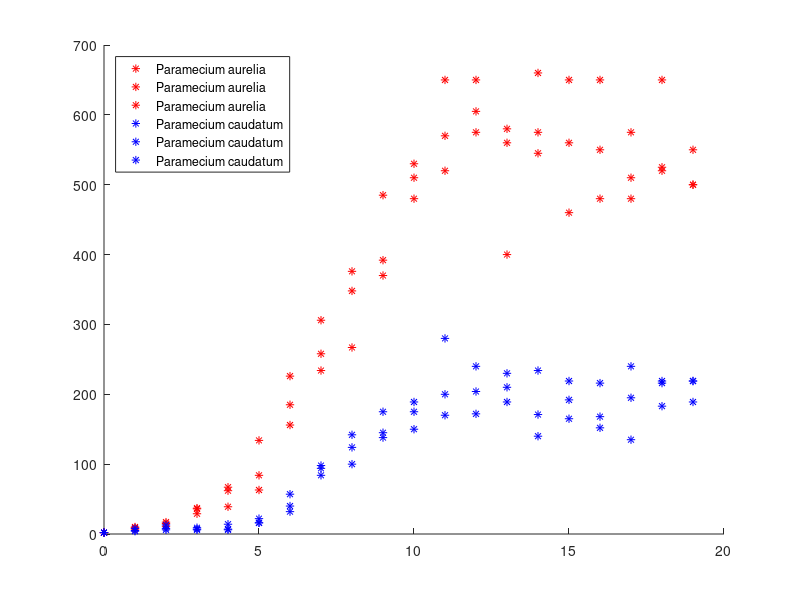
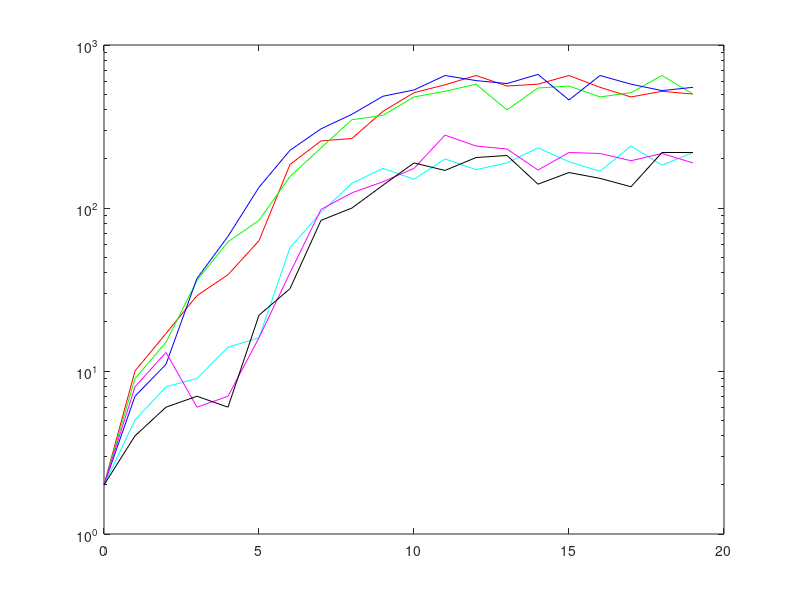

Here is the MATLAB script that generated these plots, in order: (Note: this script raises an error after producing the figures.)
% M5.3: Using the Logistic with data: Paramecium experiment
setenv ("GNUTERM","xlib")
more off
% Data for Paramecium aurelia
par1=[2 10 17 29 39 63 185 258 267 392 510 570 650 560 575 650 550 480 520 500];
par2=[2 9 15 36 62 84 156 234 348 370 480 520 575 400 545 560 480 510 650 500];
par3=[2 7 11 37 67 134 226 306 376 485 530 650 605 580 660 460 650 575 525 550];

% Data for Paramecium caudatum
par4=[2 5 8 9 14 16 57 94 142 175 150 200 172 189 234 192 168 240 183 219];
par5=[2 8 13 6 7 16 40 98 124 145 175 280 240 230 171 219 216 195 216 189];
par6=[2 4 6 7 6 22 32 84 100 138 189 170 204 210 140 165 152 135 219 219];

figure(1)
hold on
plot(0:length(par1)-1,par1,'*r');
plot(0:length(par2)-1,par2,'*r');
plot(0:length(par3)-1,par3,'*r');
plot(0:length(par4)-1,par4,'*b');
plot(0:length(par5)-1,par5,'*b');
plot(0:length(par6)-1,par6,'*b');
legend({'Paramecium aurelia', 'Paramecium aurelia', 'Paramecium aurelia',...
         'Paramecium caudatum','Paramecium caudatum','Paramecium caudatum'},...
         'location','northwest');

% Check for density independent growth
% Remember: Density independent growth straight line - slope = r (cts); slope=log(R) discrete 
figure(2)
semilogy(0:length(par1)-1,par1,'r')
hold on 
semilogy(0:length(par2)-1,par2,'g')
hold on
semilogy(0:length(par3)-1,par3,'b')
hold on
semilogy(0:length(par4)-1,par4,'c')
hold on
semilogy(0:length(par5)-1,par5,'m')
hold on
semilogy(0:length(par6)-1,par6,'k')

%script06_fit %uncomment to run fit script

% M5.4. Fit logistic model through time
more off
Initial1=[500; 1]'; % Initial estimates of K and r
Initial2=[200; 1]';
t=0:19;
% Fit model for each experiment
paramEsts=zeros(2,6);

n0=2; % Initial population size is first value in experiment
%modelFun = @(p,t) p(1)./(1+(p(1)./n0-1).*exp(-p(2).*t)); % Estimating r and K for Logistic
for j=1:6
    yvalues=eval(['par', num2str(j)]); % eval - executing a string in Matlab
%     paramEsts(:,j) = nlinfit(t, yvalues, modelFun, Initial);
    
  if (j<4)   
    paramEsts(:,j) = fminsearch(@(p) testfit(p,t,yvalues,n0),Initial1);
  else
    paramEsts(:,j) = fminsearch(@(p) testfit(p,t,yvalues,n0),Initial2);
  end
end
% paramEsts=bsxfun(@times,ones(2,6),[500;0.8]);
Ave_P_aurelia = mean(paramEsts(:, 1:3),2)
Ave_P_caudatum = mean(paramEsts(:, 4:6),2)

figure(1)
plot(t,Ave_P_aurelia(1)./(1+(Ave_P_aurelia(1)./n0-1).*exp(-Ave_P_aurelia(2).*t)),'r')
plot(t,Ave_P_caudatum(1)./(1+(Ave_P_caudatum(1)./n0-1).*exp(-Ave_P_caudatum(2).*t)),'b')


